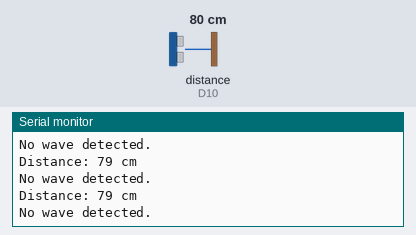
A sketch run on a simulated Arduino MKR. Shown: the last lines printed to the serial monitor. Wiring (inferred from the names in the program): ultrasonic range finder: trigger D9; echo D10. Inputs (shaded band) come from the test bench; at power-on: distance to the obstacle (sensor on D10) 80 cm. The echo pulse lasts 58.3 µs per cm; WiFi joins after 1.5 s; servers stay silent unless stated; no MQTT or app messages arrive unless stated.

Above: at 2.7 s.
2.8 s: distance to the obstacle (sensor on D10) set to 2 cm
At 3.4 s:
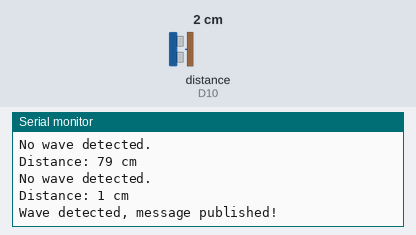
4.3 s: distance to the obstacle (sensor on D10) set to 4 cm
At 7.0 s:
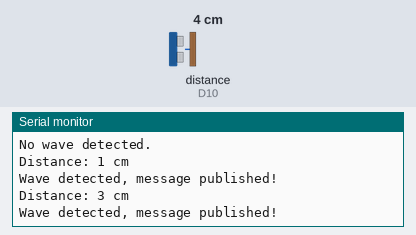
Timing chart, 0 to 8.5 s (numbered marks = the images above; inputs shaded):
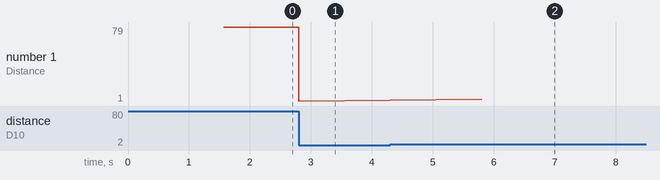

The sketch:

code2.ino
```cpp
#include <WiFiNINA.h>
#include <PubSubClient.h>

// WiFi credentials and MQTT server settings
const char* ssid = "arsh";           // Replace with your WiFi SSID
const char* password = "12345678";     // Replace with your WiFi password
const char* mqtt_server = "broker.emqx.io";  // EMQX MQTT broker
const int mqtt_port = 1883;
const char* mqtt_topic_wave = "SIT210/wave";  // MQTT topic

// Ultrasonic Sensor pins
const int trigPin = 9;
const int echoPin = 10;
long duration;
int distance;

WiFiClient espClient;
PubSubClient client(espClient);

// Function to connect to WiFi
void setup_wifi() {
  delay(10);
  Serial.println("Connecting to WiFi...");
  WiFi.begin(ssid, password);
  while (WiFi.status() != WL_CONNECTED) {
    delay(500);
    Serial.print(".");
  }
  Serial.println("\nWiFi connected!");
}

// Function to connect to MQTT broker
void reconnect() {
  while (!client.connected()) {
    Serial.print("Attempting MQTT connection...");
    if (client.connect("ArduinoPublisher")) {
      Serial.println("connected");
    } else {
      Serial.print("failed, rc=");
      Serial.print(client.state());
      delay(5000);
    }
  }
}

// Ultrasonic wave detection function
void detect_wave() {
  // Send trigger pulse
  digitalWrite(trigPin, LOW);
  delayMicroseconds(2);                 // Ensure trigger is off for at least 2 µs
  digitalWrite(trigPin, HIGH);
  delayMicroseconds(10);                // Trigger pulse duration
  digitalWrite(trigPin, LOW);

  // Read echo pulse duration
  duration = pulseIn(echoPin, HIGH);

  // Calculate distance in cm
  distance = duration * 0.034 / 2;

  // Debug print to check actual readings
  Serial.print("Distance: ");
  Serial.print(distance);
  Serial.println(" cm");

  // Publish message if wave detected (object within 20 cm)
  if (distance > 0 && distance < 20) {  // Adjust the threshold to 20 cm
    client.publish(mqtt_topic_wave, "Wave detected by Publisher");
    Serial.println("Wave detected, message published!");
    delay(3000);  // Delay to avoid publishing too often
  } else {
    Serial.println("No wave detected.");
  }
}

void setup() {
  Serial.begin(9600);
  pinMode(trigPin, OUTPUT);
  pinMode(echoPin, INPUT);
  setup_wifi();
  client.setServer(mqtt_server, mqtt_port);
}

void loop() {
  if (!client.connected()) {
    reconnect();
  }
  client.loop();
  detect_wave();
}
```

Measured:
- after the input at 2.8 s, the serial monitor: prints a new line at once (image 1)
- after the input at 4.3 s, the serial monitor: prints a new line after 1.5 s (image 2)
- plotted number 1: 79 → 1 after the input at 2.8 s, 1 → 3 after the input at 4.3 s
